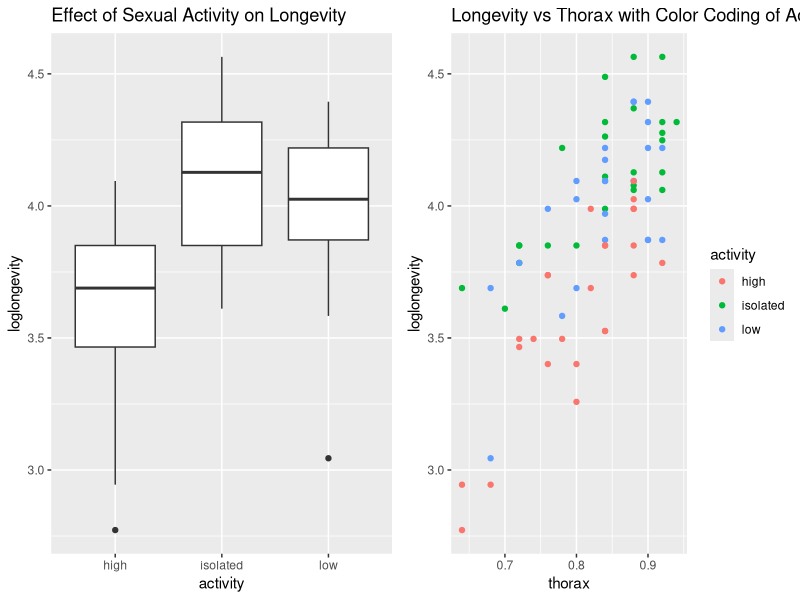

R code for this plot: (Note: this script raises an error after producing the figure.)
library(ggplot2)

data <- read.table('fruitflies.txt', header = TRUE)
data$loglongevity <- log(data$longevity)


# a)
gridExtra::grid.arrange(
  ggplot(data, aes(x = activity, y = loglongevity)) + geom_boxplot() +
    labs(title = 'Effect of Sexual Activity on Longevity'),
  ggplot(data, aes(x = thorax, y = loglongevity, color = activity)) + geom_point() +
    labs(title = 'Longevity vs Thorax with Color Coding of Activity'), ncol=2)

loglongaov = lm(loglongevity ~ activity, data=data)
anova(loglongaov)
tapply(data$longevity, data$activity, mean)


# b)
loglongaov = lm(loglongevity ~ thorax + activity, data=data)
anova(loglongaov)
summary(loglongaov)

average_thorax <- mean(data$thorax)
predictions <- data.frame(activity=unique(data$activity), thorax=average_thorax)
rbind(predictions$activity, round(predict(longaov, newdata=predictions), 3))


# c)
gridExtra::grid.arrange(
  ggplot(data, aes(x = thorax, y = loglongevity, color = activity)) +
    geom_point() +
    facet_wrap(~activity) +
    labs(title = 'Scatter Plot of Longevity vs Thorax, Faceted by Activity',
         x = 'Thorax Length',
         y = 'Log longevity') +
    theme_minimal(),
  ggplot(data, aes(x = thorax, y = loglongevity, color = activity)) +
    geom_point() +
    geom_smooth(formula = y ~ x, method = "lm", se = FALSE, linetype = "dashed", aes(group = 1)) +
    labs(title = 'Interaction Plot of Longevity vs Thorax by Activity',
         x = 'Thorax Length',
         y = 'Log longevity') +
    theme_minimal(), ncol=2)

interaction_model <- lm(loglongevity ~ thorax * activity, data=data)
anova(interaction_model)


# d) with thorax


# e)
longaov = lm(longevity ~ thorax + activity, data=data)
anova(longaov)

par(mfrow=c(2, 2)); hist(data$longevity); qqnorm(data$longevity)
hist(data$loglongevity); qqnorm(data$loglongevity)
shapiro.test(data$longevity)[2]; shapiro.test(data$loglongevity)[2]

qqnorm(residuals(loglongaov)); plot(fitted(loglongaov), residuals(loglongaov))
qqnorm(residuals(longaov)); plot(fitted(longaov), residuals(longaov))

